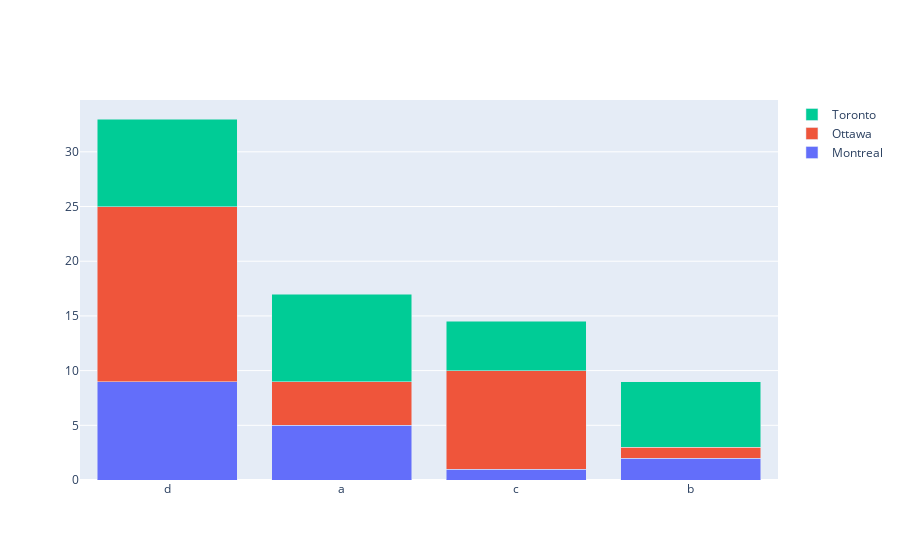

Notebook source saved alongside this figure:
### Code cell
import plotly.graph_objects as go

x=['b', 'a', 'c', 'd']
fig = go.Figure(go.Bar(x=x, y=[2,5,1,9], name='Montreal'))
fig.add_trace(go.Bar(x=x, y=[1, 4, 9, 16], name='Ottawa'))
fig.add_trace(go.Bar(x=x, y=[6, 8, 4.5, 8], name='Toronto'))

fig.update_layout(barmode='stack', xaxis={'categoryorder':'array', 'categoryarray':['d','a','c','b']})
fig.show()

### Figure 1 — Plotly figure (JSON) as saved in the notebook; plotly's stock layout.template omitted (floating-point values rounded to 4 significant figures)
{"data": [{"name": "Montreal", "type": "bar", "x": ["b", "a", "c", "d"], "y": [2, 5, 1, 9]}, {"name": "Ottawa", "type": "bar", "x": ["b", "a", "c", "d"], "y": [1, 4, 9, 16]}, {"name": "Toronto", "type": "bar", "x": ["b", "a", "c", "d"], "y": [6, 8, 4.5, 8]}], "layout": {"barmode": "stack", "xaxis": {"categoryarray": ["d", "a", "c", "b"], "categoryorder": "array"}}}
